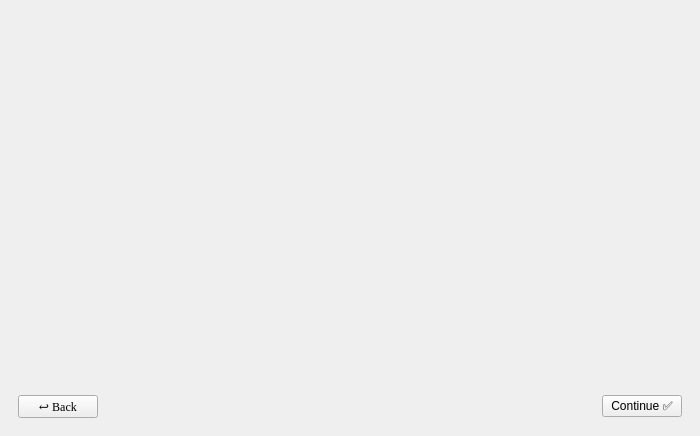
<?xml version="1.0" encoding="UTF-8"?>
<ui version="4.0">
 <class>MainWindow</class>
 <widget class="QMainWindow" name="MainWindow">
  <property name="geometry">
   <rect>
    <x>0</x>
    <y>0</y>
    <width>700</width>
    <height>436</height>
   </rect>
  </property>
  <property name="windowTitle">
   <string>Sudoku OCR</string>
  </property>
  <widget class="QWidget" name="centralwidget">
   <layout class="QGridLayout" name="gridLayout">
    <property name="leftMargin">
     <number>9</number>
    </property>
    <property name="topMargin">
     <number>9</number>
    </property>
    <property name="rightMargin">
     <number>9</number>
    </property>
    <property name="bottomMargin">
     <number>9</number>
    </property>
    <item row="0" column="0">
     <widget class="QStackedWidget" name="stackedWidget">
      <property name="frameShape">
       <enum>QFrame::NoFrame</enum>
      </property>
      <property name="currentIndex">
       <number>1</number>
      </property>
      <widget class="QWidget" name="page_0">
       <layout class="QGridLayout" name="gridLayout_2">
        <property name="leftMargin">
         <number>9</number>
        </property>
        <property name="topMargin">
         <number>9</number>
        </property>
        <property name="rightMargin">
         <number>9</number>
        </property>
        <property name="bottomMargin">
         <number>9</number>
        </property>
        <item row="2" column="0">
         <layout class="QHBoxLayout" name="horizontalLayout" stretch="0,0,0">
          <property name="leftMargin">
           <number>9</number>
          </property>
          <property name="topMargin">
           <number>9</number>
          </property>
          <property name="rightMargin">
           <number>9</number>
          </property>
          <property name="bottomMargin">
           <number>9</number>
          </property>
          <item>
           <widget class="QPushButton" name="pushButton_3">
            <property name="text">
             <string>PushButton</string>
            </property>
           </widget>
          </item>
          <item>
           <widget class="QPushButton" name="pushButton_2">
            <property name="text">
             <string>PushButton</string>
            </property>
           </widget>
          </item>
          <item>
           <spacer name="horizontalSpacer">
            <property name="orientation">
             <enum>Qt::Horizontal</enum>
            </property>
            <property name="sizeHint" stdset="0">
             <size>
              <width>40</width>
              <height>20</height>
             </size>
            </property>
           </spacer>
          </item>
         </layout>
        </item>
        <item row="1" column="0">
         <widget class="ImgSelectorButton" name="ImageSelectorButton">
          <property name="minimumSize">
           <size>
            <width>0</width>
            <height>100</height>
           </size>
          </property>
          <property name="text">
           <string>Drag image or click to select from disk</string>
          </property>
         </widget>
        </item>
        <item row="0" column="0">
         <widget class="QTextBrowser" name="textBrowser">
          <property name="enabled">
           <bool>true</bool>
          </property>
          <property name="minimumSize">
           <size>
            <width>500</width>
            <height>150</height>
           </size>
          </property>
          <property name="frameShape">
           <enum>QFrame::NoFrame</enum>
          </property>
          <property name="html">
           <string>&lt;!DOCTYPE HTML PUBLIC &quot;-//W3C//DTD HTML 4.0//EN&quot; &quot;http://www.w3.org/TR/REC-html40/strict.dtd&quot;&gt;
&lt;html&gt;&lt;head&gt;&lt;meta name=&quot;qrichtext&quot; content=&quot;1&quot; /&gt;&lt;meta charset=&quot;utf-8&quot; /&gt;&lt;style type=&quot;text/css&quot;&gt;
p, li { white-space: pre-wrap; }
hr { height: 1px; border-width: 0; }
li.unchecked::marker { content: &quot;\2610&quot;; }
li.checked::marker { content: &quot;\2612&quot;; }
&lt;/style&gt;&lt;/head&gt;&lt;body style=&quot; font-family:'Ubuntu'; font-size:11pt; font-weight:400; font-style:normal;&quot;&gt;
&lt;p align=&quot;center&quot; style=&quot; margin-top:0px; margin-bottom:0px; margin-left:0px; margin-right:0px; -qt-block-indent:0; text-indent:0px;&quot;&gt;                                &lt;/p&gt;
&lt;p align=&quot;center&quot; style=&quot; margin-top:0px; margin-bottom:0px; margin-left:0px; margin-right:0px; -qt-block-indent:0; text-indent:0px;&quot;&gt;&lt;span style=&quot; font-weight:700;&quot;&gt;SUDOKU OCR&lt;/span&gt;&lt;/p&gt;
&lt;p align=&quot;center&quot; style=&quot; margin-top:0px; margin-bottom:0px; margin-left:0px; margin-right:0px; -qt-block-indent:0; text-indent:0px;&quot;&gt;                                &lt;/p&gt;
&lt;p align=&quot;center&quot; style=&quot; margin-top:0px; margin-bottom:0px; margin-left:0px; margin-right:0px; -qt-block-indent:0; text-indent:0px;&quot;&gt;Solve any Sudoku! Steps:&lt;/p&gt;
&lt;p align=&quot;center&quot; style=&quot; margin-top:0px; margin-bottom:0px; margin-left:0px; margin-right:0px; -qt-block-indent:0; text-indent:0px;&quot;&gt;-Load a Sudoku&lt;/p&gt;
&lt;p align=&quot;center&quot; style=&quot; margin-top:0px; margin-bottom:0px; margin-left:0px; margin-right:0px; -qt-block-indent:0; text-indent:0px;&quot;&gt;-Let magic processing run...&lt;/p&gt;
&lt;p align=&quot;center&quot; style=&quot; margin-top:0px; margin-bottom:0px; margin-left:0px; margin-right:0px; -qt-block-indent:0; text-indent:0px;&quot;&gt;-Correct rotation and digits if necessary&lt;/p&gt;
&lt;p align=&quot;center&quot; style=&quot; margin-top:0px; margin-bottom:0px; margin-left:0px; margin-right:0px; -qt-block-indent:0; text-indent:0px;&quot;&gt;-The Sudoku is solved!&lt;/p&gt;&lt;/body&gt;&lt;/html&gt;</string>
          </property>
         </widget>
        </item>
       </layout>
      </widget>
      <widget class="QWidget" name="page_1">
       <layout class="QGridLayout" name="gridLayout_3">
        <item row="1" column="0">
         <layout class="QHBoxLayout" name="horizontalLayout_3">
          <item>
           <widget class="QPushButton" name="backButton_1">
            <property name="font">
             <font>
              <family>Liberation Serif</family>
              <italic>false</italic>
              <bold>false</bold>
              <kerning>true</kerning>
             </font>
            </property>
            <property name="text">
             <string>↩️ Back</string>
            </property>
           </widget>
          </item>
          <item>
           <spacer name="horizontalSpacer_2">
            <property name="orientation">
             <enum>Qt::Horizontal</enum>
            </property>
            <property name="sizeHint" stdset="0">
             <size>
              <width>40</width>
              <height>20</height>
             </size>
            </property>
           </spacer>
          </item>
          <item>
           <widget class="QPushButton" name="validateButton_1">
            <property name="text">
             <string>Continue ✅</string>
            </property>
           </widget>
          </item>
         </layout>
        </item>
        <item row="0" column="0">
         <widget class="ImageDisplay" name="imgDisplay_1">
          <property name="sizePolicy">
           <sizepolicy hsizetype="Expanding" vsizetype="Expanding">
            <horstretch>0</horstretch>
            <verstretch>0</verstretch>
           </sizepolicy>
          </property>
          <property name="frameShape">
           <enum>QFrame::NoFrame</enum>
          </property>
          <property name="text">
           <string/>
          </property>
         </widget>
        </item>
       </layout>
      </widget>
      <widget class="QWidget" name="page_2">
       <layout class="QGridLayout" name="gridLayout_4">
        <item row="0" column="0">
         <widget class="ImageDisplay" name="imgDisplay_2">
          <property name="text">
           <string/>
          </property>
         </widget>
        </item>
       </layout>
      </widget>
     </widget>
    </item>
   </layout>
  </widget>
  <widget class="QMenuBar" name="menubar">
   <property name="geometry">
    <rect>
     <x>0</x>
     <y>0</y>
     <width>700</width>
     <height>22</height>
    </rect>
   </property>
  </widget>
 </widget>
 <customwidgets>
  <customwidget>
   <class>ImgSelectorButton</class>
   <extends>QPushButton</extends>
   <header>ImgSelectorButton.h</header>
  </customwidget>
  <customwidget>
   <class>ImageDisplay</class>
   <extends>QLabel</extends>
   <header>ImageDisplay.h</header>
  </customwidget>
 </customwidgets>
 <resources/>
 <connections/>
</ui>
